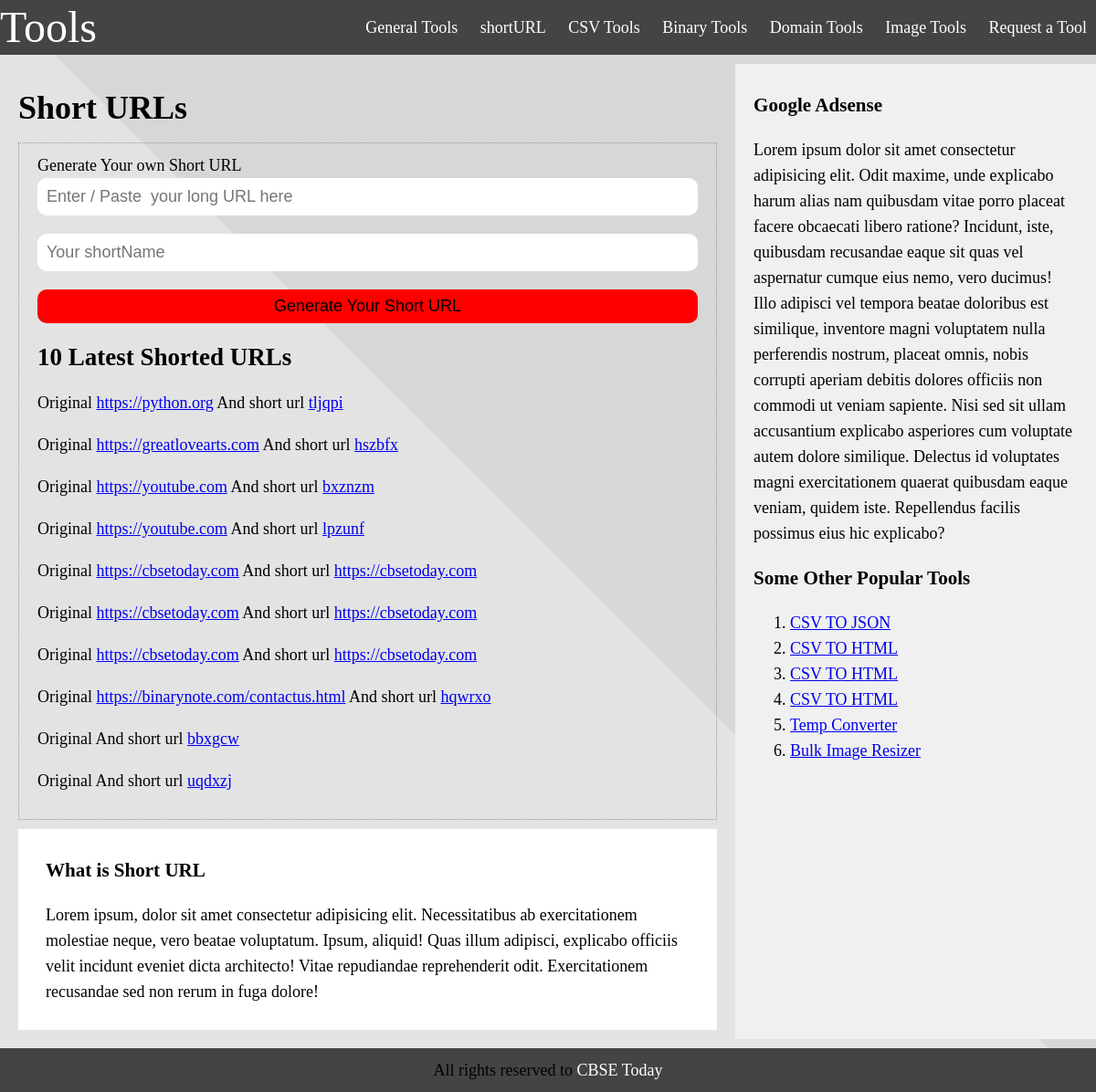
Page /shorturl on the committed database.
### shortly/models.py (models this page shows, shortened)
class shorturl(models.Model):
    original_url = models.URLField(max_length=250)
    short_url = models.CharField(max_length=10)

### shortly/views.py (the view)
# urls.py: path('shorturl', shorturl_home, name="short_home"),
def shorturl_home(request):
    if request.method =='POST':
        url = request.POST['url']
        shortname = request.POST['custom']
        if len(shortname)==0:
            newshort_url = generate_short_url()
            newurl = shorturl(original_url=url, short_url=newshort_url)
        else:
            check = shorturl.objects.filter(short_url = shortname)
            if not check:
               newurl = shorturl(original_url = url,short_url=url)
        newurl.save()
        urls = shorturl.objects.all().order_by('-id')[:10]
        return render(request, 'shortly/short_names.html', {'urls': urls})
    else:
        urls = shorturl.objects.all().order_by('-id')[:10]
        return render(request, 'shortly/home.html', {'urls': urls})

### shortly/templates/shortly/home.html (shortened to what this page needs)
{% extends 'basic.html' %}
{% block content %}
<h1>Short URLs</h1>
<div class="tool">
    <form action="" method="post">
        <label for="url">Generate Your own Short URL</label>
        <input type="url" name="url" id="url" placeholder="Enter / Paste  your long URL here">
        <input type="text" name ="custom" id="custom" placeholder="Your shortName">
        <input type="submit" name="submit" value ="Generate Your Short URL">
    </form>
    <h2>10 Latest Shorted URLs</h2>
    {% if urls %}
        {% for u in urls %}
            <p>Original <a href="{{u.original_url}}">{{u.original_url}}</a> And short url <a href="{{u.short_url}}" target="_blank">{{u.short_url}}</a></p>
        {% endfor%}
    {% endif %}
</div>
<div class="extra-information">
    <h3>What is Short URL</h3>
    <p>Lorem ipsum, dolor sit amet consectetur adipisicing elit. Necessitatibus ab exercitationem molestiae neque,
        vero beatae voluptatum. Ipsum, aliquid! Quas illum adipisci, explicabo officiis velit incidunt eveniet dicta architecto! Vitae repudiandae reprehenderit odit. Exercitationem recusandae sed non rerum in fuga dolore!</p>
</div>
{% endblock content %}

### tools/static/css/base.css (style rules this page uses)
body { margin: 0;padding: 0;font-size:18px;line-height: 28px;background:url('../image/background.svg') #e3e3e3; background-size:cover;box-sizing:border-box; }
.tool { border:1px dotted #999; padding:10px 20px; }
.extra-information { background:#fff;padding:10px 30px;margin-top:10px;box-sizing:border-box;; }
label { display:block;width:100%;margin:0 auto; }
input,textarea { padding:10;width:100%;box-sizing: border-box;font-style:bold;border-radius:10px;font-size:18px;font-style:bold; border:none; }
input[type='text'],input[type="number"],input[type="email"],input[type="url"] { padding:10px 10px;width:100%;box-sizing: border-box;margin-bottom:20px;font-size:18px;font-style:bold;border-radius:10px; border:none; }
input[type='submit'] { background:red;border:none;padding:8px 10px;font-size:18px;font-style:bold;font-style:bold;cursor:pointer; }

### rows in the picture
shorturl: original_url "https://python.org", short_url "tljqpi"
shorturl: original_url "https://greatlovearts.com", short_url "hszbfx"
shorturl: original_url "https://youtube.com", short_url "bxznzm"
shorturl: original_url "https://youtube.com", short_url "lpzunf"
shorturl: original_url "https://cbsetoday.com", short_url "https://cbsetoday.com"
shorturl: original_url "https://cbsetoday.com", short_url "https://cbsetoday.com"
shorturl: original_url "https://cbsetoday.com", short_url "https://cbsetoday.com"
shorturl: original_url "https://binarynote.com/contactus.html", short_url "hqwrxo"
shorturl: short_url "bbxgcw"
shorturl: short_url "uqdxzj"
